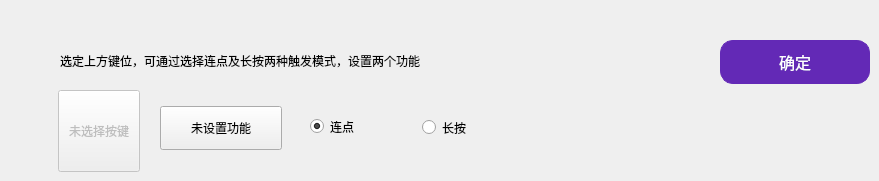
              <widget class="QWidget" name="tab23">
               <attribute name="title">
                <string>切换开关(TGL)</string>
               </attribute>
               <widget class="QPushButton" name="pushButton_OKTGL">
                <property name="geometry">
                 <rect>
                  <x>720</x>
                  <y>40</y>
                  <width>150</width>
                  <height>44</height>
                 </rect>
                </property>
                <property name="minimumSize">
                 <size>
                  <width>44</width>
                  <height>44</height>
                 </size>
                </property>
                <property name="font">
                 <font>
                  <family>MiSans</family>
                  <pointsize>-1</pointsize>
                  <italic>false</italic>
                  <bold>false</bold>
                 </font>
                </property>
                <property name="focusPolicy">
                 <enum>Qt::FocusPolicy::NoFocus</enum>
                </property>
                <property name="styleSheet">
                 <string notr="true">QPushButton{background-color:#6329B6;border:1px solid #6329B6;border-radius:13px;color:white;font-size:16px;}</string>
                </property>
                <property name="text">
                 <string>确定</string>
                </property>
               </widget>
               <widget class="QPushButton" name="pushButton_TGL1">
                <property name="geometry">
                 <rect>
                  <x>160</x>
                  <y>106</y>
                  <width>122</width>
                  <height>44</height>
                 </rect>
                </property>
                <property name="minimumSize">
                 <size>
                  <width>122</width>
                  <height>44</height>
                 </size>
                </property>
                <property name="maximumSize">
                 <size>
                  <width>122</width>
                  <height>30</height>
                 </size>
                </property>
                <property name="styleSheet">
                 <string notr="true">width:120px; height:40px;</string>
                </property>
                <property name="text">
                 <string>未设置功能</string>
                </property>
                <property name="checkable">
                 <bool>false</bool>
                </property>
                <attribute name="buttonGroup">
                 <string notr="true">buttonGroupTGL</string>
                </attribute>
               </widget>
               <widget class="QLabel" name="label_6">
                <property name="geometry">
                 <rect>
                  <x>60</x>
                  <y>40</y>
                  <width>505</width>
                  <height>41</height>
                 </rect>
                </property>
                <property name="text">
                 <string>选定上方键位，可通过选择连点及长按两种触发模式，设置两个功能</string>
                </property>
                <property name="alignment">
                 <set>Qt::AlignmentFlag::AlignLeading|Qt::AlignmentFlag::AlignLeft|Qt::AlignmentFlag::AlignVCenter</set>
                </property>
                <property name="wordWrap">
                 <bool>true</bool>
                </property>
               </widget>
               <widget class="QPushButton" name="pushButton_TGL">
                <property name="enabled">
                 <bool>false</bool>
                </property>
                <property name="geometry">
                 <rect>
                  <x>58</x>
                  <y>90</y>
                  <width>82</width>
                  <height>82</height>
                 </rect>
                </property>
                <property name="minimumSize">
                 <size>
                  <width>82</width>
                  <height>82</height>
                 </size>
                </property>
                <property name="styleSheet">
                 <string notr="true">width:80px; height:80px;</string>
                </property>
                <property name="text">
                 <string>未选择按键</string>
                </property>
                <property name="checkable">
                 <bool>true</bool>
                </property>
               </widget>
               <widget class="QRadioButton" name="radioButton_TGL1">
                <property name="geometry">
                 <rect>
                  <x>310</x>
                  <y>114</y>
                  <width>95</width>
                  <height>25</height>
                 </rect>
                </property>
                <property name="text">
                 <string>连点</string>
                </property>
                <property name="checked">
                 <bool>true</bool>
                </property>
               </widget>
               <widget class="QRadioButton" name="radioButton_TGL2">
                <property name="geometry">
                 <rect>
                  <x>422</x>
                  <y>116</y>
                  <width>95</width>
                  <height>23</height>
                 </rect>
                </property>
                <property name="text">
                 <string>长按</string>
                </property>
               </widget>
              </widget>
